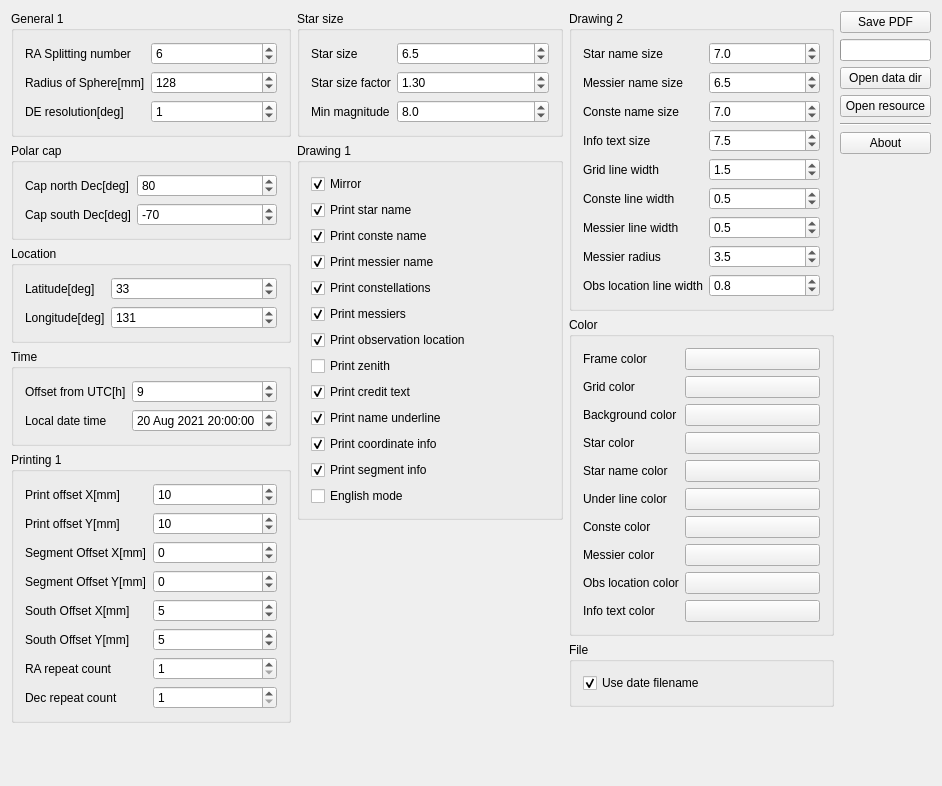
<?xml version="1.0" encoding="UTF-8"?>
<ui version="4.0">
 <class>Widget</class>
 <widget class="QWidget" name="Widget">
  <property name="geometry">
   <rect>
    <x>0</x>
    <y>0</y>
    <width>942</width>
    <height>786</height>
   </rect>
  </property>
  <property name="windowTitle">
   <string>Main</string>
  </property>
  <layout class="QHBoxLayout" name="horizontalLayout_2" stretch="1,0">
   <item>
    <layout class="QHBoxLayout" name="horizontalLayout">
     <item>
      <layout class="QVBoxLayout" name="verticalLayout_3">
       <item>
        <widget class="QGroupBox" name="groupBox_4">
         <property name="title">
          <string>General 1</string>
         </property>
         <layout class="QFormLayout" name="formLayout">
          <item row="0" column="0">
           <widget class="QLabel" name="label">
            <property name="text">
             <string>RA Splitting number</string>
            </property>
           </widget>
          </item>
          <item row="0" column="1">
           <widget class="QSpinBox" name="raNumSpinBox">
            <property name="value">
             <number>6</number>
            </property>
           </widget>
          </item>
          <item row="1" column="0">
           <widget class="QLabel" name="label_2">
            <property name="text">
             <string>Radius of Sphere[mm]</string>
            </property>
           </widget>
          </item>
          <item row="1" column="1">
           <widget class="QSpinBox" name="radiusSpinBox">
            <property name="maximum">
             <number>1000</number>
            </property>
            <property name="value">
             <number>128</number>
            </property>
           </widget>
          </item>
          <item row="2" column="0">
           <widget class="QLabel" name="label_3">
            <property name="text">
             <string>DE resolution[deg]</string>
            </property>
           </widget>
          </item>
          <item row="2" column="1">
           <widget class="QSpinBox" name="deResSpinBox">
            <property name="value">
             <number>1</number>
            </property>
           </widget>
          </item>
         </layout>
        </widget>
       </item>
       <item>
        <widget class="QGroupBox" name="groupBox_6">
         <property name="title">
          <string>Polar cap</string>
         </property>
         <layout class="QFormLayout" name="formLayout_5">
          <item row="0" column="0">
           <widget class="QLabel" name="label_15">
            <property name="text">
             <string>Cap north Dec[deg]</string>
            </property>
           </widget>
          </item>
          <item row="0" column="1">
           <widget class="QSpinBox" name="capNSpinBox">
            <property name="minimum">
             <number>10</number>
            </property>
            <property name="maximum">
             <number>90</number>
            </property>
            <property name="value">
             <number>80</number>
            </property>
           </widget>
          </item>
          <item row="1" column="0">
           <widget class="QLabel" name="label_16">
            <property name="text">
             <string>Cap south Dec[deg]</string>
            </property>
           </widget>
          </item>
          <item row="1" column="1">
           <widget class="QSpinBox" name="capSSpinBox">
            <property name="minimum">
             <number>-90</number>
            </property>
            <property name="maximum">
             <number>-10</number>
            </property>
            <property name="value">
             <number>-70</number>
            </property>
           </widget>
          </item>
         </layout>
        </widget>
       </item>
       <item>
        <widget class="QGroupBox" name="groupBox_2">
         <property name="title">
          <string>Location</string>
         </property>
         <layout class="QFormLayout" name="formLayout_3">
          <item row="0" column="0">
           <widget class="QLabel" name="label_14">
            <property name="text">
             <string>Latitude[deg]</string>
            </property>
           </widget>
          </item>
          <item row="0" column="1">
           <widget class="QSpinBox" name="latSpinBox">
            <property name="minimum">
             <number>-90</number>
            </property>
            <property name="maximum">
             <number>90</number>
            </property>
            <property name="value">
             <number>33</number>
            </property>
           </widget>
          </item>
          <item row="1" column="0">
           <widget class="QLabel" name="label_6">
            <property name="text">
             <string>Longitude[deg]</string>
            </property>
           </widget>
          </item>
          <item row="1" column="1">
           <widget class="QSpinBox" name="longiSpinBox">
            <property name="minimum">
             <number>-180</number>
            </property>
            <property name="maximum">
             <number>180</number>
            </property>
            <property name="value">
             <number>131</number>
            </property>
           </widget>
          </item>
         </layout>
        </widget>
       </item>
       <item>
        <widget class="QGroupBox" name="groupBox_10">
         <property name="title">
          <string>Time</string>
         </property>
         <layout class="QFormLayout" name="formLayout_8">
          <item row="0" column="0">
           <widget class="QLabel" name="label_39">
            <property name="text">
             <string>Offset from UTC[h]</string>
            </property>
           </widget>
          </item>
          <item row="0" column="1">
           <widget class="QSpinBox" name="offsetFromUTCSpinBox">
            <property name="minimum">
             <number>-12</number>
            </property>
            <property name="maximum">
             <number>12</number>
            </property>
            <property name="value">
             <number>9</number>
            </property>
           </widget>
          </item>
          <item row="1" column="0">
           <widget class="QLabel" name="label_38">
            <property name="text">
             <string>Local date time</string>
            </property>
           </widget>
          </item>
          <item row="1" column="1">
           <widget class="QDateTimeEdit" name="dateTimeEdit">
            <property name="dateTime">
             <datetime>
              <hour>20</hour>
              <minute>0</minute>
              <second>0</second>
              <year>2021</year>
              <month>8</month>
              <day>20</day>
             </datetime>
            </property>
            <property name="time">
             <time>
              <hour>20</hour>
              <minute>0</minute>
              <second>0</second>
             </time>
            </property>
           </widget>
          </item>
         </layout>
        </widget>
       </item>
       <item>
        <widget class="QGroupBox" name="groupBox_5">
         <property name="title">
          <string>Printing 1</string>
         </property>
         <layout class="QFormLayout" name="formLayout_2">
          <item row="0" column="0">
           <widget class="QLabel" name="label_4">
            <property name="text">
             <string>Print offset X[mm]</string>
            </property>
           </widget>
          </item>
          <item row="0" column="1">
           <widget class="QSpinBox" name="printOffXSpinBpx">
            <property name="maximum">
             <number>1000</number>
            </property>
            <property name="value">
             <number>10</number>
            </property>
           </widget>
          </item>
          <item row="1" column="0">
           <widget class="QLabel" name="label_5">
            <property name="text">
             <string>Print offset Y[mm]</string>
            </property>
           </widget>
          </item>
          <item row="1" column="1">
           <widget class="QSpinBox" name="printOffYSpinBox">
            <property name="maximum">
             <number>1000</number>
            </property>
            <property name="value">
             <number>10</number>
            </property>
           </widget>
          </item>
          <item row="2" column="0">
           <widget class="QLabel" name="label_11">
            <property name="text">
             <string>Segment Offset X[mm]</string>
            </property>
           </widget>
          </item>
          <item row="2" column="1">
           <widget class="QSpinBox" name="segOffsetXSpinBox">
            <property name="minimum">
             <number>-1000</number>
            </property>
            <property name="maximum">
             <number>1000</number>
            </property>
           </widget>
          </item>
          <item row="3" column="0">
           <widget class="QLabel" name="label_12">
            <property name="text">
             <string>Segment Offset Y[mm]</string>
            </property>
           </widget>
          </item>
          <item row="3" column="1">
           <widget class="QSpinBox" name="segOffsetYSpinBox">
            <property name="minimum">
             <number>-1000</number>
            </property>
            <property name="maximum">
             <number>1000</number>
            </property>
           </widget>
          </item>
          <item row="4" column="0">
           <widget class="QLabel" name="label_8">
            <property name="text">
             <string>South Offset X[mm]</string>
            </property>
           </widget>
          </item>
          <item row="4" column="1">
           <widget class="QSpinBox" name="southOffsetXSpinBox">
            <property name="minimum">
             <number>-1000</number>
            </property>
            <property name="maximum">
             <number>1000</number>
            </property>
            <property name="value">
             <number>5</number>
            </property>
           </widget>
          </item>
          <item row="5" column="0">
           <widget class="QLabel" name="label_7">
            <property name="text">
             <string>South Offset Y[mm]</string>
            </property>
           </widget>
          </item>
          <item row="5" column="1">
           <widget class="QSpinBox" name="southOffsetYSpinBox">
            <property name="minimum">
             <number>-1000</number>
            </property>
            <property name="maximum">
             <number>1000</number>
            </property>
            <property name="value">
             <number>5</number>
            </property>
           </widget>
          </item>
          <item row="6" column="0">
           <widget class="QLabel" name="label_9">
            <property name="text">
             <string>RA repeat count</string>
            </property>
           </widget>
          </item>
          <item row="6" column="1">
           <widget class="QSpinBox" name="raCountSpinBox">
            <property name="minimum">
             <number>1</number>
            </property>
            <property name="maximum">
             <number>1000</number>
            </property>
           </widget>
          </item>
          <item row="7" column="0">
           <widget class="QLabel" name="label_10">
            <property name="text">
             <string>Dec repeat count</string>
            </property>
           </widget>
          </item>
          <item row="7" column="1">
           <widget class="QSpinBox" name="deCountSpinBox">
            <property name="minimum">
             <number>1</number>
            </property>
            <property name="maximum">
             <number>2</number>
            </property>
           </widget>
          </item>
         </layout>
        </widget>
       </item>
       <item>
        <spacer name="verticalSpacer_3">
         <property name="orientation">
          <enum>Qt::Vertical</enum>
         </property>
         <property name="sizeHint" stdset="0">
          <size>
           <width>20</width>
           <height>40</height>
          </size>
         </property>
        </spacer>
       </item>
      </layout>
     </item>
     <item>
      <layout class="QVBoxLayout" name="verticalLayout_4">
       <item>
        <widget class="QGroupBox" name="groupBox_7">
         <property name="title">
          <string>Star size</string>
         </property>
         <layout class="QFormLayout" name="formLayout_6">
          <item row="0" column="0">
           <widget class="QLabel" name="label_26">
            <property name="text">
             <string>Star size</string>
            </property>
           </widget>
          </item>
          <item row="0" column="1">
           <widget class="QDoubleSpinBox" name="starSizeSpinBox">
            <property name="decimals">
             <number>1</number>
            </property>
            <property name="value">
             <double>6.500000000000000</double>
            </property>
           </widget>
          </item>
          <item row="1" column="0">
           <widget class="QLabel" name="label_27">
            <property name="text">
             <string>Star size factor</string>
            </property>
           </widget>
          </item>
          <item row="1" column="1">
           <widget class="QDoubleSpinBox" name="starSizeFactorSpinBox">
            <property name="maximum">
             <double>100.000000000000000</double>
            </property>
            <property name="value">
             <double>1.300000000000000</double>
            </property>
           </widget>
          </item>
          <item row="2" column="1">
           <widget class="QDoubleSpinBox" name="minMagSpinBox">
            <property name="decimals">
             <number>1</number>
            </property>
            <property name="value">
             <double>8.000000000000000</double>
            </property>
           </widget>
          </item>
          <item row="2" column="0">
           <widget class="QLabel" name="label_13">
            <property name="text">
             <string>Min magnitude</string>
            </property>
           </widget>
          </item>
         </layout>
        </widget>
       </item>
       <item>
        <widget class="QGroupBox" name="groupBox">
         <property name="title">
          <string>Drawing 1</string>
         </property>
         <layout class="QVBoxLayout" name="verticalLayout">
          <item>
           <widget class="QCheckBox" name="invCheckBox">
            <property name="text">
             <string>Mirror</string>
            </property>
            <property name="checked">
             <bool>true</bool>
            </property>
           </widget>
          </item>
          <item>
           <widget class="QCheckBox" name="printNamesCheckBox">
            <property name="text">
             <string>Print star name</string>
            </property>
            <property name="checked">
             <bool>true</bool>
            </property>
           </widget>
          </item>
          <item>
           <widget class="QCheckBox" name="printConsteNameCheckBox">
            <property name="text">
             <string>Print conste name</string>
            </property>
            <property name="checked">
             <bool>true</bool>
            </property>
           </widget>
          </item>
          <item>
           <widget class="QCheckBox" name="printMessierNameCheckBox">
            <property name="text">
             <string>Print messier name</string>
            </property>
            <property name="checked">
             <bool>true</bool>
            </property>
           </widget>
          </item>
          <item>
           <widget class="QCheckBox" name="printConsteCheckBox">
            <property name="text">
             <string>Print constellations</string>
            </property>
            <property name="checked">
             <bool>true</bool>
            </property>
           </widget>
          </item>
          <item>
           <widget class="QCheckBox" name="printMessierCheckBox">
            <property name="text">
             <string>Print messiers</string>
            </property>
            <property name="checked">
             <bool>true</bool>
            </property>
           </widget>
          </item>
          <item>
           <widget class="QCheckBox" name="printObsLocCheckBox">
            <property name="text">
             <string>Print observation location</string>
            </property>
            <property name="checked">
             <bool>true</bool>
            </property>
           </widget>
          </item>
          <item>
           <widget class="QCheckBox" name="printZenithCheckBox">
            <property name="text">
             <string>Print zenith</string>
            </property>
           </widget>
          </item>
          <item>
           <widget class="QCheckBox" name="printCreditCheckBox">
            <property name="text">
             <string>Print credit text</string>
            </property>
            <property name="checked">
             <bool>true</bool>
            </property>
           </widget>
          </item>
          <item>
           <widget class="QCheckBox" name="printNameUnderLineCheckBox">
            <property name="text">
             <string>Print name underline</string>
            </property>
            <property name="checked">
             <bool>true</bool>
            </property>
           </widget>
          </item>
          <item>
           <widget class="QCheckBox" name="printCoordInfoCheckBox">
            <property name="text">
             <string>Print coordinate info</string>
            </property>
            <property name="checked">
             <bool>true</bool>
            </property>
           </widget>
          </item>
          <item>
           <widget class="QCheckBox" name="printSegInfoCheckBox">
            <property name="text">
             <string>Print segment info</string>
            </property>
            <property name="checked">
             <bool>true</bool>
            </property>
           </widget>
          </item>
          <item>
           <widget class="QCheckBox" name="useAlphabetTextCheckBox">
            <property name="text">
             <string>English mode</string>
            </property>
           </widget>
          </item>
         </layout>
        </widget>
       </item>
       <item>
        <spacer name="verticalSpacer_4">
         <property name="orientation">
          <enum>Qt::Vertical</enum>
         </property>
         <property name="sizeHint" stdset="0">
          <size>
           <width>20</width>
           <height>40</height>
          </size>
         </property>
        </spacer>
       </item>
      </layout>
     </item>
     <item>
      <layout class="QVBoxLayout" name="verticalLayout_5">
       <item>
        <widget class="QGroupBox" name="groupBox_3">
         <property name="title">
          <string>Drawing 2</string>
         </property>
         <layout class="QFormLayout" name="formLayout_4">
          <item row="0" column="0">
           <widget class="QLabel" name="label_17">
            <property name="text">
             <string>Star name size</string>
            </property>
           </widget>
          </item>
          <item row="0" column="1">
           <widget class="QDoubleSpinBox" name="starNameSizeSpinBox">
            <property name="decimals">
             <number>1</number>
            </property>
            <property name="value">
             <double>7.000000000000000</double>
            </property>
           </widget>
          </item>
          <item row="1" column="0">
           <widget class="QLabel" name="label_18">
            <property name="text">
             <string>Messier name size</string>
            </property>
           </widget>
          </item>
          <item row="1" column="1">
           <widget class="QDoubleSpinBox" name="messierNameSizeSpinBox">
            <property name="decimals">
             <number>1</number>
            </property>
            <property name="value">
             <double>6.500000000000000</double>
            </property>
           </widget>
          </item>
          <item row="2" column="0">
           <widget class="QLabel" name="label_19">
            <property name="text">
             <string>Conste name size</string>
            </property>
           </widget>
          </item>
          <item row="2" column="1">
           <widget class="QDoubleSpinBox" name="consteNameSizeSpinBox">
            <property name="decimals">
             <number>1</number>
            </property>
            <property name="value">
             <double>7.000000000000000</double>
            </property>
           </widget>
          </item>
          <item row="3" column="0">
           <widget class="QLabel" name="label_20">
            <property name="text">
             <string>Info text size</string>
            </property>
           </widget>
          </item>
          <item row="3" column="1">
           <widget class="QDoubleSpinBox" name="infoTextSizeSpinBox">
            <property name="decimals">
             <number>1</number>
            </property>
            <property name="value">
             <double>7.500000000000000</double>
            </property>
           </widget>
          </item>
          <item row="4" column="0">
           <widget class="QLabel" name="label_21">
            <property name="text">
             <string>Grid line width</string>
            </property>
           </widget>
          </item>
          <item row="4" column="1">
           <widget class="QDoubleSpinBox" name="gridLineWidthSpinBox">
            <property name="decimals">
             <number>1</number>
            </property>
            <property name="value">
             <double>1.500000000000000</double>
            </property>
           </widget>
          </item>
          <item row="5" column="0">
           <widget class="QLabel" name="label_22">
            <property name="text">
             <string>Conste line width</string>
            </property>
           </widget>
          </item>
          <item row="5" column="1">
           <widget class="QDoubleSpinBox" name="consteLineWidthSpinBox">
            <property name="decimals">
             <number>1</number>
            </property>
            <property name="value">
             <double>0.500000000000000</double>
            </property>
           </widget>
          </item>
          <item row="6" column="0">
           <widget class="QLabel" name="label_23">
            <property name="text">
             <string>Messier line width</string>
            </property>
           </widget>
          </item>
          <item row="6" column="1">
           <widget class="QDoubleSpinBox" name="messierLineWidthSpinBox">
            <property name="decimals">
             <number>1</number>
            </property>
            <property name="value">
             <double>0.500000000000000</double>
            </property>
           </widget>
          </item>
          <item row="7" column="0">
           <widget class="QLabel" name="label_25">
            <property name="text">
             <string>Messier radius</string>
            </property>
           </widget>
          </item>
          <item row="7" column="1">
           <widget class="QDoubleSpinBox" name="messierRadiusSpinBox">
            <property name="decimals">
             <number>1</number>
            </property>
            <property name="value">
             <double>3.500000000000000</double>
            </property>
           </widget>
          </item>
          <item row="8" column="0">
           <widget class="QLabel" name="label_24">
            <property name="text">
             <string>Obs location line width</string>
            </property>
           </widget>
          </item>
          <item row="8" column="1">
           <widget class="QDoubleSpinBox" name="obsLocLineWidthSpinBox">
            <property name="decimals">
             <number>1</number>
            </property>
            <property name="value">
             <double>0.800000000000000</double>
            </property>
           </widget>
          </item>
         </layout>
        </widget>
       </item>
       <item>
        <widget class="QGroupBox" name="groupBox_8">
         <property name="title">
          <string>Color</string>
         </property>
         <layout class="QFormLayout" name="formLayout_7">
          <item row="0" column="0">
           <widget class="QLabel" name="label_28">
            <property name="text">
             <string>Frame color</string>
            </property>
           </widget>
          </item>
          <item row="0" column="1">
           <widget class="ColorSelectButton" name="frameColorButton">
            <property name="text">
             <string/>
            </property>
            <property name="color" stdset="0">
             <color>
              <red>0</red>
              <green>0</green>
              <blue>0</blue>
             </color>
            </property>
           </widget>
          </item>
          <item row="1" column="0">
           <widget class="QLabel" name="label_29">
            <property name="text">
             <string>Grid color</string>
            </property>
           </widget>
          </item>
          <item row="1" column="1">
           <widget class="ColorSelectButton" name="gridColorButton">
            <property name="text">
             <string/>
            </property>
            <property name="color" stdset="0">
             <color>
              <red>0</red>
              <green>0</green>
              <blue>0</blue>
             </color>
            </property>
           </widget>
          </item>
          <item row="2" column="0">
           <widget class="QLabel" name="label_30">
            <property name="text">
             <string>Background color</string>
            </property>
           </widget>
          </item>
          <item row="2" column="1">
           <widget class="ColorSelectButton" name="bgColorButton">
            <property name="text">
             <string/>
            </property>
            <property name="color" stdset="0">
             <color>
              <red>0</red>
              <green>0</green>
              <blue>0</blue>
             </color>
            </property>
           </widget>
          </item>
          <item row="3" column="0">
           <widget class="QLabel" name="label_31">
            <property name="text">
             <string>Star color</string>
            </property>
           </widget>
          </item>
          <item row="3" column="1">
           <widget class="ColorSelectButton" name="starColorButton">
            <property name="text">
             <string/>
            </property>
            <property name="color" stdset="0">
             <color>
              <red>0</red>
              <green>0</green>
              <blue>0</blue>
             </color>
            </property>
           </widget>
          </item>
          <item row="4" column="0">
           <widget class="QLabel" name="label_36">
            <property name="text">
             <string>Star name color</string>
            </property>
           </widget>
          </item>
          <item row="4" column="1">
           <widget class="ColorSelectButton" name="starNameColorButton">
            <property name="text">
             <string/>
            </property>
            <property name="color" stdset="0">
             <color>
              <red>0</red>
              <green>0</green>
              <blue>0</blue>
             </color>
            </property>
           </widget>
          </item>
          <item row="5" column="0">
           <widget class="QLabel" name="label_37">
            <property name="text">
             <string>Under line color</string>
            </property>
           </widget>
          </item>
          <item row="5" column="1">
           <widget class="ColorSelectButton" name="underLineColorButton">
            <property name="text">
             <string/>
            </property>
            <property name="color" stdset="0">
             <color>
              <red>0</red>
              <green>0</green>
              <blue>0</blue>
             </color>
            </property>
           </widget>
          </item>
          <item row="6" column="0">
           <widget class="QLabel" name="label_32">
            <property name="text">
             <string>Conste color</string>
            </property>
           </widget>
          </item>
          <item row="6" column="1">
           <widget class="ColorSelectButton" name="consteColorButton">
            <property name="text">
             <string/>
            </property>
            <property name="color" stdset="0">
             <color>
              <red>0</red>
              <green>0</green>
              <blue>0</blue>
             </color>
            </property>
           </widget>
          </item>
          <item row="7" column="0">
           <widget class="QLabel" name="label_33">
            <property name="text">
             <string>Messier color</string>
            </property>
           </widget>
          </item>
          <item row="7" column="1">
           <widget class="ColorSelectButton" name="messierColorButton">
            <property name="text">
             <string/>
            </property>
            <property name="color" stdset="0">
             <color>
              <red>0</red>
              <green>0</green>
              <blue>0</blue>
             </color>
            </property>
           </widget>
          </item>
          <item row="8" column="0">
           <widget class="QLabel" name="label_34">
            <property name="text">
             <string>Obs location color</string>
            </property>
           </widget>
          </item>
          <item row="8" column="1">
           <widget class="ColorSelectButton" name="obsLocationColorButton">
            <property name="text">
             <string/>
            </property>
            <property name="color" stdset="0">
             <color>
              <red>0</red>
              <green>0</green>
              <blue>0</blue>
             </color>
            </property>
           </widget>
          </item>
          <item row="9" column="0">
           <widget class="QLabel" name="label_35">
            <property name="text">
             <string>Info text color</string>
            </property>
           </widget>
          </item>
          <item row="9" column="1">
           <widget class="ColorSelectButton" name="infoTextColorButton">
            <property name="text">
             <string/>
            </property>
            <property name="color" stdset="0">
             <color>
              <red>0</red>
              <green>0</green>
              <blue>0</blue>
             </color>
            </property>
           </widget>
          </item>
         </layout>
        </widget>
       </item>
       <item>
        <widget class="QGroupBox" name="groupBox_9">
         <property name="title">
          <string>File</string>
         </property>
         <layout class="QVBoxLayout" name="verticalLayout_6">
          <item>
           <widget class="QCheckBox" name="useDateNameCheckBox">
            <property name="text">
             <string>Use date filename</string>
            </property>
            <property name="checked">
             <bool>true</bool>
            </property>
           </widget>
          </item>
         </layout>
        </widget>
       </item>
       <item>
        <spacer name="verticalSpacer_2">
         <property name="orientation">
          <enum>Qt::Vertical</enum>
         </property>
         <property name="sizeHint" stdset="0">
          <size>
           <width>20</width>
           <height>40</height>
          </size>
         </property>
        </spacer>
       </item>
      </layout>
     </item>
    </layout>
   </item>
   <item>
    <layout class="QVBoxLayout" name="verticalLayout_2">
     <item>
      <widget class="QPushButton" name="printButton">
       <property name="text">
        <string>Save PDF</string>
       </property>
      </widget>
     </item>
     <item>
      <widget class="QProgressBar" name="progressBar">
       <property name="value">
        <number>0</number>
       </property>
       <property name="textVisible">
        <bool>false</bool>
       </property>
      </widget>
     </item>
     <item>
      <widget class="QPushButton" name="openStarButton">
       <property name="text">
        <string>Open data dir</string>
       </property>
      </widget>
     </item>
     <item>
      <widget class="QPushButton" name="openResourceButton">
       <property name="text">
        <string>Open resource</string>
       </property>
      </widget>
     </item>
     <item>
      <widget class="Line" name="line">
       <property name="orientation">
        <enum>Qt::Horizontal</enum>
       </property>
      </widget>
     </item>
     <item>
      <widget class="QPushButton" name="showCreditButton">
       <property name="text">
        <string>About</string>
       </property>
      </widget>
     </item>
     <item>
      <spacer name="verticalSpacer">
       <property name="orientation">
        <enum>Qt::Vertical</enum>
       </property>
       <property name="sizeHint" stdset="0">
        <size>
         <width>20</width>
         <height>40</height>
        </size>
       </property>
      </spacer>
     </item>
    </layout>
   </item>
  </layout>
 </widget>
 <layoutdefault spacing="6" margin="11"/>
 <customwidgets>
  <customwidget>
   <class>ColorSelectButton</class>
   <extends>QPushButton</extends>
   <header location="global">colorselectbutton.h</header>
  </customwidget>
 </customwidgets>
 <tabstops>
  <tabstop>raNumSpinBox</tabstop>
  <tabstop>radiusSpinBox</tabstop>
  <tabstop>deResSpinBox</tabstop>
  <tabstop>capNSpinBox</tabstop>
  <tabstop>capSSpinBox</tabstop>
  <tabstop>latSpinBox</tabstop>
  <tabstop>longiSpinBox</tabstop>
  <tabstop>offsetFromUTCSpinBox</tabstop>
  <tabstop>dateTimeEdit</tabstop>
  <tabstop>printOffXSpinBpx</tabstop>
  <tabstop>printOffYSpinBox</tabstop>
  <tabstop>segOffsetXSpinBox</tabstop>
  <tabstop>segOffsetYSpinBox</tabstop>
  <tabstop>southOffsetXSpinBox</tabstop>
  <tabstop>southOffsetYSpinBox</tabstop>
  <tabstop>raCountSpinBox</tabstop>
  <tabstop>deCountSpinBox</tabstop>
  <tabstop>starSizeSpinBox</tabstop>
  <tabstop>starSizeFactorSpinBox</tabstop>
  <tabstop>minMagSpinBox</tabstop>
  <tabstop>invCheckBox</tabstop>
  <tabstop>printNamesCheckBox</tabstop>
  <tabstop>printConsteNameCheckBox</tabstop>
  <tabstop>printMessierNameCheckBox</tabstop>
  <tabstop>printConsteCheckBox</tabstop>
  <tabstop>printMessierCheckBox</tabstop>
  <tabstop>printObsLocCheckBox</tabstop>
  <tabstop>printCreditCheckBox</tabstop>
  <tabstop>printNameUnderLineCheckBox</tabstop>
  <tabstop>printCoordInfoCheckBox</tabstop>
  <tabstop>printSegInfoCheckBox</tabstop>
  <tabstop>useAlphabetTextCheckBox</tabstop>
  <tabstop>starNameSizeSpinBox</tabstop>
  <tabstop>messierNameSizeSpinBox</tabstop>
  <tabstop>consteNameSizeSpinBox</tabstop>
  <tabstop>infoTextSizeSpinBox</tabstop>
  <tabstop>gridLineWidthSpinBox</tabstop>
  <tabstop>consteLineWidthSpinBox</tabstop>
  <tabstop>messierLineWidthSpinBox</tabstop>
  <tabstop>messierRadiusSpinBox</tabstop>
  <tabstop>obsLocLineWidthSpinBox</tabstop>
  <tabstop>frameColorButton</tabstop>
  <tabstop>gridColorButton</tabstop>
  <tabstop>bgColorButton</tabstop>
  <tabstop>starColorButton</tabstop>
  <tabstop>starNameColorButton</tabstop>
  <tabstop>underLineColorButton</tabstop>
  <tabstop>consteColorButton</tabstop>
  <tabstop>messierColorButton</tabstop>
  <tabstop>obsLocationColorButton</tabstop>
  <tabstop>infoTextColorButton</tabstop>
  <tabstop>useDateNameCheckBox</tabstop>
  <tabstop>printButton</tabstop>
  <tabstop>openStarButton</tabstop>
  <tabstop>openResourceButton</tabstop>
  <tabstop>showCreditButton</tabstop>
 </tabstops>
 <resources/>
 <connections/>
</ui>
